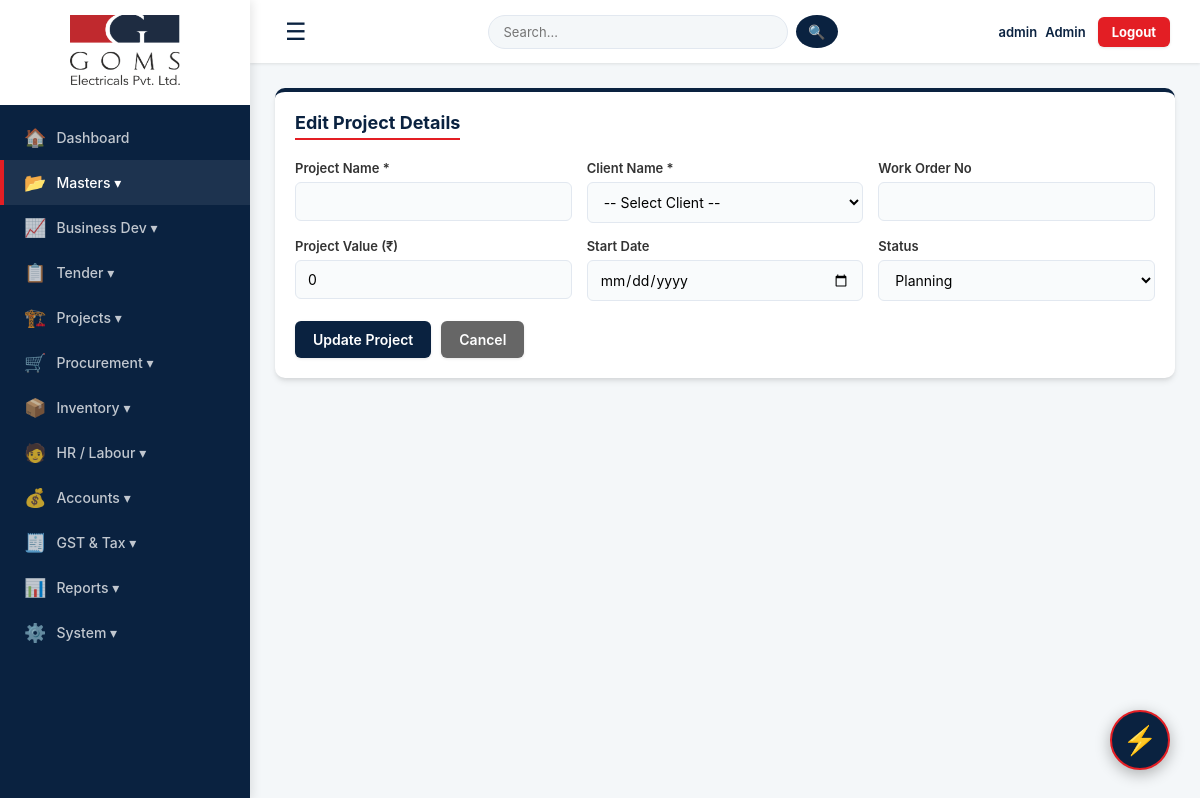
Before: /projects/edit/13 (signed in) with the older database file.
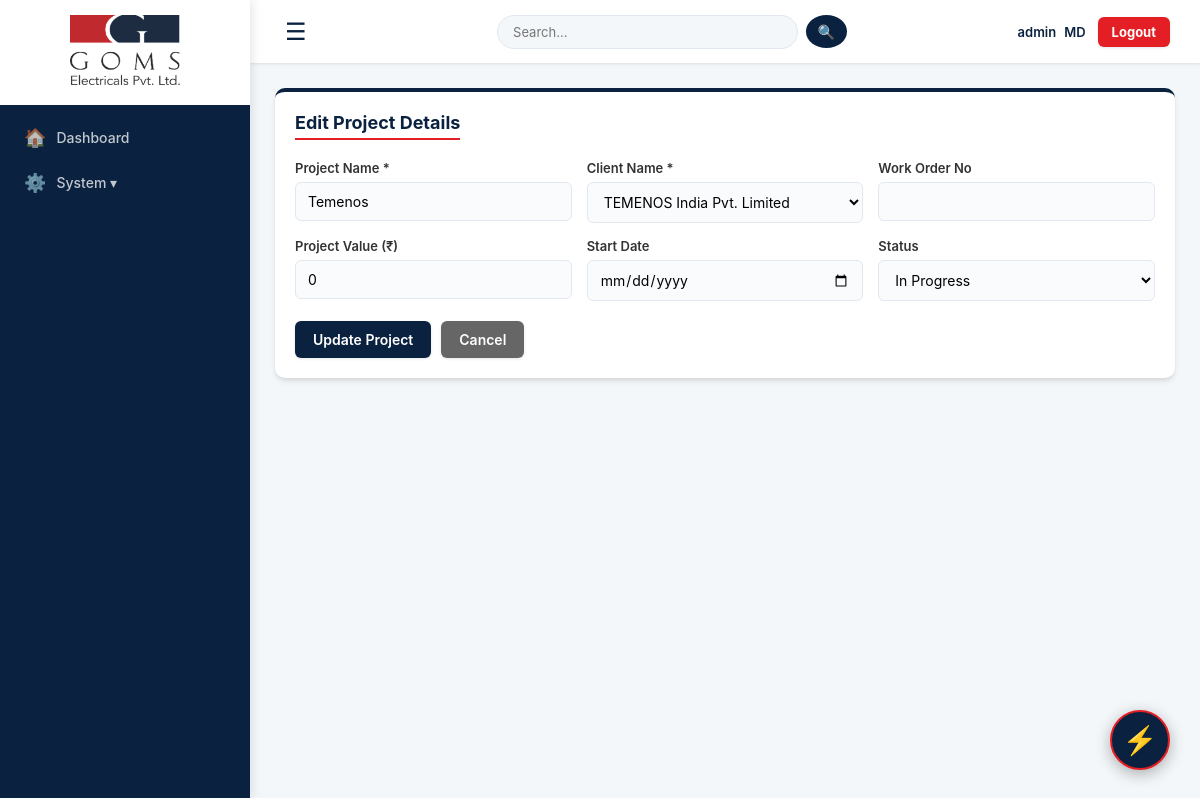
After: the same page with the newer database file.
### tables this page shows
CREATE TABLE projects (id INTEGER PRIMARY KEY AUTOINCREMENT, project_name TEXT NOT NULL, client_name TEXT NOT NULL, work_order TEXT, project_value REAL DEFAULT 0, start_date TEXT, status TEXT DEFAULT 'Planning');

CREATE TABLE parties (id INTEGER PRIMARY KEY AUTOINCREMENT, party_name TEXT NOT NULL, party_type TEXT NOT NULL, contact_number TEXT, email TEXT, gstin TEXT, address TEXT, opening_balance REAL DEFAULT 0, is_blocked INTEGER DEFAULT 0);

### app.py (the view, shortened to what this page needs)
@app.route("/projects/edit/<int:id>", methods=["GET", "POST"])
def edit_project(id):
    if not session.get("username"): return redirect(url_for("login"))
    conn = get_db()
    p = conn.execute("SELECT * FROM projects WHERE id=?", (id,)).fetchone()
    d = conn.execute("SELECT party_name FROM parties WHERE party_type='Debtor' ORDER BY party_name").fetchall()
    conn.close(); return render_template("edit_project.html", project=p, debtors=d)

### app.py (called while the page is built)
@app.context_processor
def inject_permissions():
    role = session.get('role', 'Admin')
    return dict(is_admin_or_gm = role in ['MD', 'Admin', 'GM'])

@app.after_request
def add_header(response):
    response.headers["Cache-Control"] = "no-cache, no-store, must-revalidate, public, max-age=0"
    response.headers["Pragma"] = "no-cache"
    response.headers["Expires"] = "0"
    return response

def get_db():
    conn = sqlite3.connect(DATABASE, timeout=20)
    conn.row_factory = sqlite3.Row
    return conn

### templates/edit_project.html (shortened to what this page needs)
{% extends "base.html" %}
{% block content %}
<div class="card">
    <h3>Edit Project Details</h3>
    <form method="POST">
        <div class="grid-3">
            <div>
                <label>Project Name *</label>
                <input type="text" name="project_name" value="{{ project['project_name'] }}" required>
            </div>
            <div>
                <label>Client Name *</label>
                <select name="client_name" required>
                    <option value="">-- Select Client --</option>
                    {% for c in debtors %}
                        <option value="{{ c['party_name'] }}" {% if c['party_name'] == project['client_name'] %}selected{% endif %}>{{ c['party_name'] }}</option>
                    {% endfor %}
                </select>
            </div>
            <div>
                <label>Work Order No</label>
                <input type="text" name="work_order" value="{{ project['work_order'] or '' }}">
            </div>
            <div>
                <label>Project Value (₹)</label>
                <input type="number" name="project_value" step="0.01" value="{{ project['project_value'] or 0 }}">
            </div>
            <div>
                <label>Start Date</label>
                <input type="date" name="start_date" value="{{ project['start_date'] or '' }}">
            </div>
            <div>
                <label>Status</label>
                <select name="status">
                    <option value="Planning" {% if project['status'] == 'Planning' %}selected{% endif %}>Planning</option>
                    <option value="In Progress" {% if project['status'] == 'In Progress' %}selected{% endif %}>In Progress</option>
                </select>
            </div>
        </div>
        <div style="margin-top: 20px; display: flex; gap: 10px;">
            <button type="submit" class="btn">Update Project</button>
            <a href="{{ url_for('projects') }}" class="btn" style="background: #666;">Cancel</a>
        </div>
    </form>
</div>
{% endblock %}

Changed rows visible on the page:
added projects: project_name "Temenos", client_name "TEMENOS India Pvt. Limited", project_value "0", status "In Progress"
Other visible differences:
{{ user_role }}: "Admin" → "MD"
form field client_name: "-- Select Client --" → (not shown)
form field project_value: "0" → (not shown)
form field status: "Planning" → (not shown)
text no longer shown: "📂 Masters ▾ 📈 Business Dev ▾ 📋 Tender ▾ 🏗️ Projects ▾ 🛒 Procurement ▾ 📦 Inventory ▾ 🧑 HR / Labour ▾ 💰 Accounts ▾ 🧾 GST & Tax ▾ 📊 Reports ▾"
